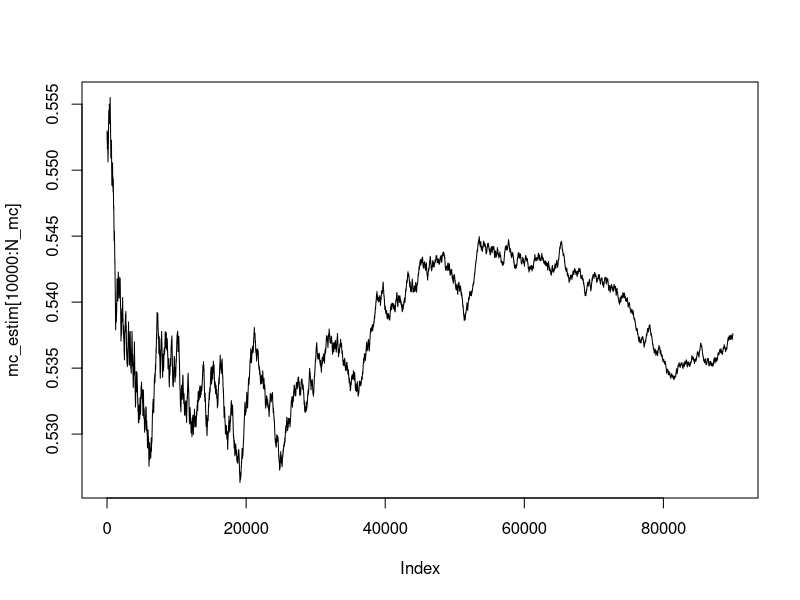

This chart was generated by the following R code:
rm(list=ls())

data = read.csv("RoadFatalities.csv", sep=',', header=T)
Y = data$y
t = as.double(data$t)

#Question 2.b)

a=1
b=1
qgamma(c(.025, .975), a + sum(Y), 1/(b + length(Y)) )

a=2
b=2
qgamma(c(.025, .975), a + sum(Y), 1/(b + length(Y)) )


#----------------------------------------
#Question 5
sigma_a = 1e4
sigma_b = 1

logprior0 = function(param){
  a=param[1]
  b=param[2]
  return(dnorm(a, 0, sigma_a, log = T) + dnorm(b, 0, sigma_b, log = T))
}

loglike0 = function(param){
  a=param[1]
  b=param[2]
  return(sum(-(a+b*t) + Y*log(a+b*t)))
}


logpost0 = function(param){
  return( logprior0(param) + loglike0(param) )
}

param0 = glm(data$y~data$t, family = poisson(link=identity))$coefficients
param0=c(as.double(param0[1]),as.double(param0[2]))


#----------------------------------------
#Question 6 & 7

library(MCMCpack)
out = MCMCmetrop1R(logpost0, param0, mcmc=1e4, burnin=5e1,tune=0.5)
#plot(out)

out = MCMCmetrop1R(logpost0, param0, mcmc=1e4, burnin=5e1,tune=2)
#plot(out)


#----------------------------------------
#Question 8

#A DECOMMENTER

out0 = MCMCmetrop1R(logpost0, param0, mcmc=1e5, burnin=5e1,tune=2)
#plot(out0)
#effectiveSize(out0)
#acf(out0)

#----------------------------------------
#Question 9

alpha=out0[,1]
beta=out0[,2]

quantile(alpha, probs =c(0.025,0.975) )
quantile(beta, probs =c(0.025,0.975) )


#----------------------------------------
#Question 10
Tc=1992
Y1 = Y[t<=Tc]
Y2 = Y[t>Tc]
t1 = t[t<=Tc]
t2 = t[t>Tc]

logprior = function(param){
  a1=param[1]
  b1=param[2]
  a2=param[3]
  b2=param[4]
  
  return(dnorm(a1, 0, sigma_a, log = T) + dnorm(b1, 0, sigma_b, log = T) 
         +dnorm(a2, 0, sigma_a, log = T) + dnorm(b2, 0, sigma_b, log = T))
}

loglike = function(param){
  a1=param[1]
  b1=param[2]
  a2=param[3]
  b2=param[4]
  
  return(sum(-(a1+b1*t1) + Y1*log(a1+b1*t1)) + sum(-(a2+b2*t2) + Y2*log(a2+b2*t2)))
}

logpost = function(param){
  return( logprior(param) + loglike(param) )
}

param0=double(4)
param0[1:2] = glm(Y1~t1, family = poisson(link=identity))$coefficients
param0[3:4] = glm(Y2~t2, family = poisson(link=identity))$coefficients

#A DECOMMENTER

out = MCMCmetrop1R(logpost, param0, mcmc=1e5, burnin=5e1,tune=1.5)

#plot(out[,1:2])
#plot(out[,3:4])
#effectiveSize(out)
#acf(out)

#----------------------------------------
#Question 12

beta1 = out[,2]
beta2 = out[,4]
N_mc=length(beta1)

mc_estim=cumsum(beta2<beta1)/seq(1,N_mc)

plot(mc_estim[1e4:N_mc],type='l')

cat("MCMC(p)=",mc_estim[N_mc])

#----------------------------------------
#Question 15
alpha1 = out[,1]
alpha2 = out[,3]
beta1 = out[,2]
beta2 = out[,4]

print(mean(alpha1))
print(var(alpha1))

print(mean(alpha2))
print(var(alpha2))

print(mean(beta1))
print(var(beta2))

print(mean(beta2))
print(var(beta2))

#----------------------------------------
#Question 16

N_mc=1e4

margLike0 = 0
margLike1 = 0

Llike0 = function(param){
  a=param[1]
  b=param[2]
  return(sum(-(a+b*t)+Y*log(a+b*t) - lgamma(Y+1)))  
}


Llike1 = function(param){
  a1=param[1]
  b1=param[2]
  a2=param[3]
  b2=param[4]
  return( sum(-(a1+b1*t1) + Y1 *log(a1+b1*t1) - lgamma(Y1+1) ) 
          + sum(-(a2+b2*t2) + Y2 *log(a2+b2*t2) - lgamma(Y2+1) ) ) 
}

for (i in seq(1,N_mc)){
  param0=c(out0[i,1],out0[i,2])
  param1=c(out[i,1],out[i,2],out[i,3],out[i,4])  
  margLike0 = margLike0 + exp(Llike0(param0))
  margLike1 = margLike1 + exp(Llike1(param1))
}

margLike0=margLike0/N_mc
margLike1=margLike1/N_mc

cat("log(BF(2,1))=", log(margLike1)-log(margLike0))
